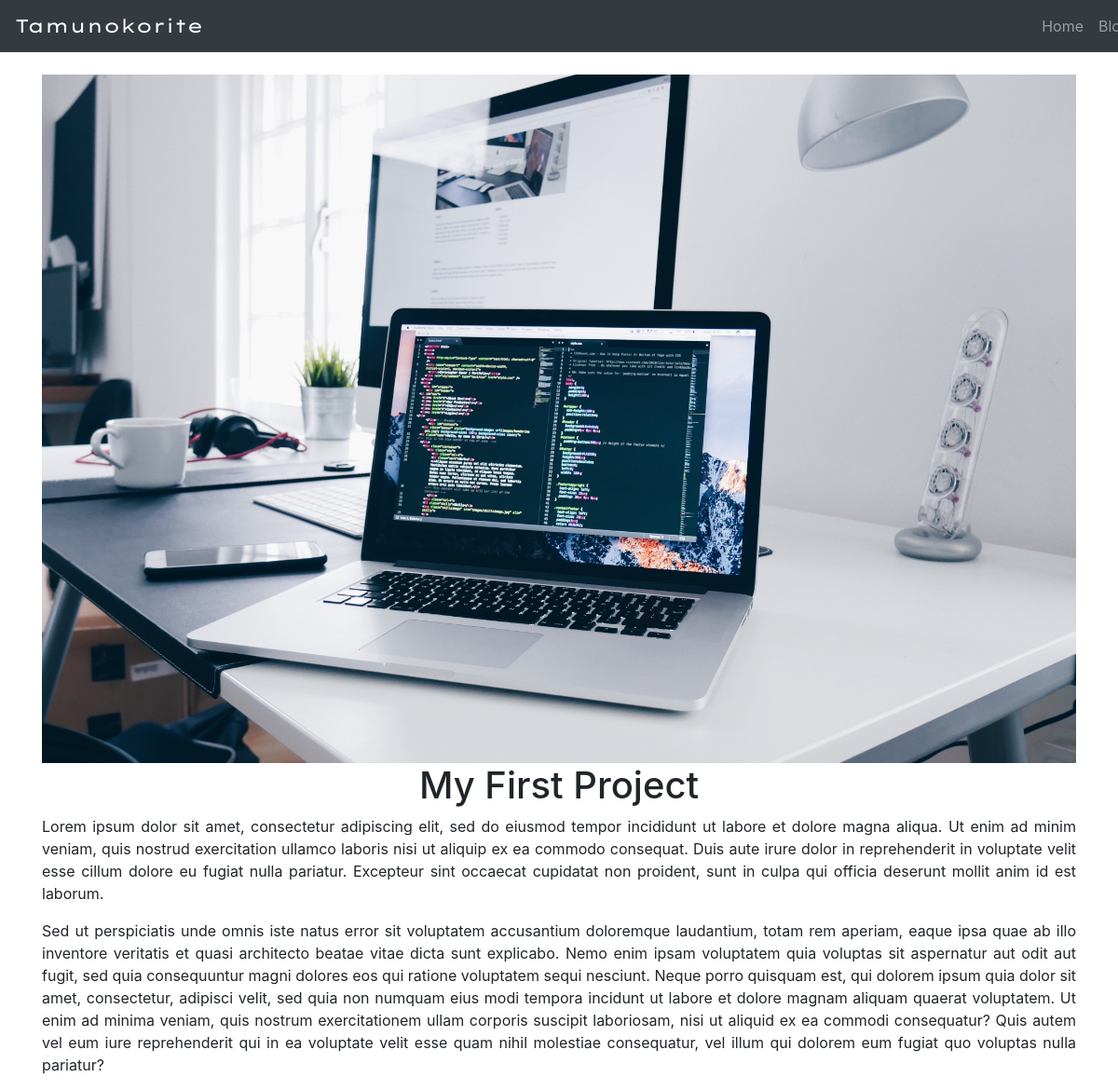
The page /portfolio/1/ on the database its author committed.
### portfolio/models.py (models this page shows, shortened)
class Project(models.Model):
    title = models.CharField(max_length=100)
    description = models.CharField(max_length=5000)
    image = models.ImageField(upload_to='portfolio/images/')
    url = models.URLField(blank=True)

### portfolio/views.py (the view)
# urls.py: path('<int:project_id>/', views.detail, name='detail'),
def detail(request, project_id):
    project = get_object_or_404(Project, pk=project_id)
    return render(request, 'portfolio/detail.html', {'project':project})

### portfolio/templates/portfolio/detail.html
{% extends 'portfolio/base.html' %}
{% block content %}
    {% if project.url %}
    <br><a href="{{ project.url }}" target='_blank'><img src="{{ project.image.url }}" class="img-fluid img-link"></a>
    {% else %}
    <img src="{{ project.image.url }}" class="img-fluid">
    {% endif %}
    <h1>{{ project.title }}</h1>
    <div class="text-justify">
        {{ project.description|safe }}
    </div>
{% endblock %}

### portfolio/static/portfolio/custom.css (style rules this page uses)
@media (min-width: 768px) { a, .img-link { transition: 0.2s; } }

### rows shown on the page
Project: image (picture), title "My First Project", description "Lorem ipsum dolor sit amet, consectetur adipiscing elit, sed do eiusmod tempor incididunt ut labore et dolore magna aliqua. Ut enim ad minim veniam, quis nostrud exercitation ullamco laboris nisi ut aliquip ex ea commodo consequat. Duis aute irure dolor in reprehenderit in voluptate velit esse cillum dolore eu fugiat nulla pariatur. Excepteur sint occaecat cupidatat non proident, sunt in culpa qui officia deserunt mollit anim id est laborum. Sed ut perspiciatis unde omnis iste natus error sit voluptatem accusantium doloremque laudantium, totam rem aperiam, eaque ipsa quae ab illo inventore veritatis et quasi architecto beatae vitae dicta sunt explicabo. Nemo enim ipsam voluptatem quia…"
